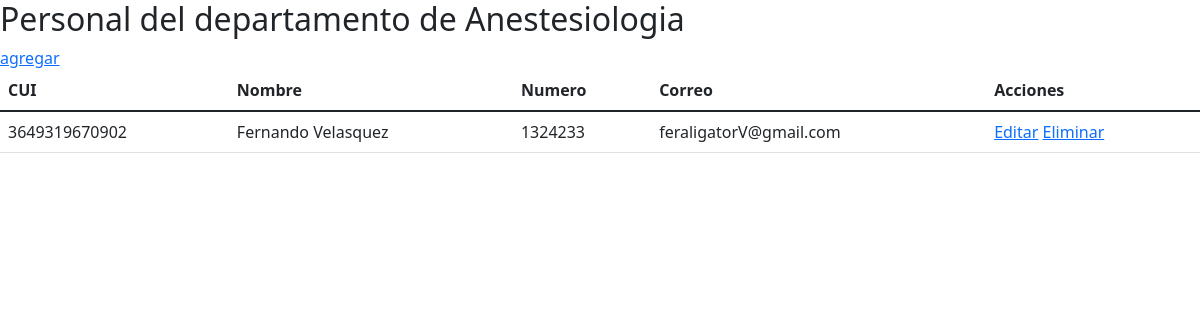
/anestesia/ (signed in), run on the app's committed database.
### hostpital/models.py (models this page shows, shortened)
class Anestesia(models.Model):
    cui = models.CharField(max_length=100)
    firstName = models.CharField(max_length=100)
    secondName = models.CharField(max_length=100)
    firstSurname = models.CharField(max_length=100)
    secondSurname = models.CharField(max_length=100)
    number = models.CharField(max_length=100)
    email = models.CharField(max_length=100)

### hostpital/views.py (the view)
# urls.py: path('anestesia/', views.anestesia_list, name='anestesia_list'),
@login_required
def anestesia_list(request):
    anestesia = Anestesia.objects.all()
    return render(request, 'hostpital/anestesia_list.html', {'anestesia': anestesia})

### hostpital/templates/hostpital/anestesia_list.html (shortened to what this page needs)
<!DOCTYPE html>
<html lang="en">
    <head>
    <link
    href="https://cdn.jsdelivr.net/npm/bootstrap@5.1.3/dist/css/bootstrap.min.css"
    rel="stylesheet"
    />
    </head>
    <body>
    <h2>Personal del departamento de Anestesiologia</h2>
    <a href="{% url 'new_anestesia'%}">agregar</a>
    <table class="table">
    <thead>
        <tr>
        <th scope="col">CUI</th>
        <th scope="col">Nombre</th>
        <th scope="col">Numero</th>
        <th scope="col">Correo</th>
        <th scope="col">Acciones</th>
        </tr>
    </thead>
    <tbody>
        {% for anes in anestesia %}
        <tr>
        <td>{{anes.cui}}</td>
        <td>{{anes.firstName}} {{anes.firstSurname}}</td>
        <td>{{anes.number}}</td>
        <td>{{anes.email}}</td>
        <td><a href="{% url 'anestesia_edit' pk=anes.pk %}">Editar</a> <a href="{% url 'anestesia_remove' pk=anes.pk %}"">Eliminar</a></td>
        </tr>
        {% endfor %}
    </tbody>
    </table>
</body>
</html>

### data on the page
Anestesia: cui "3649319670902", firstName "Fernando", firstSurname "Velasquez", number "1324233", email "feraligatorV@gmail.com"
